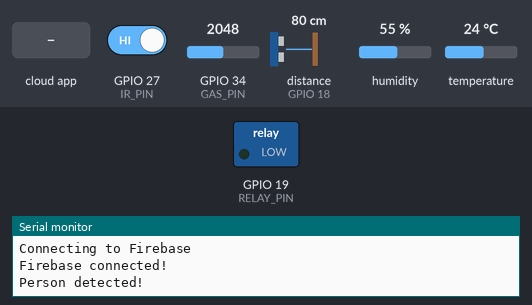
Recording of a sketch running on a simulated ESP32. Parts: switched loads named in the sketch (green lamp = pin HIGH), the last lines printed to the serial monitor. Wiring (inferred from the names in the program): ultrasonic range finder: trigger GPIO 5; echo GPIO 18. Inputs (shaded band) come from the test bench; at power-on: GPIO 27 (IR_PIN) HIGH, GPIO 34 (GAS_PIN) = 2048, distance to the obstacle (sensor on GPIO 18) 80 cm, humidity 55 %, temperature 24 °C. The echo pulse lasts 58.3 µs per cm; WiFi joins after 1.5 s; servers stay silent unless stated; the Firebase database answers and starts empty; pins used as bus, display or sensor lines are not drawn.

Above: at 2.8 s.
2.9 s: the phone or cloud app sets relay to 1
At 3.7 s:
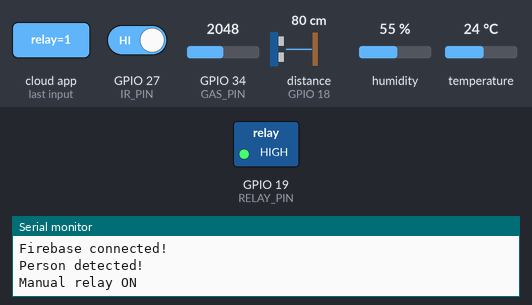
11.9 s: the phone or cloud app sets relay to 0
At 13.4 s:
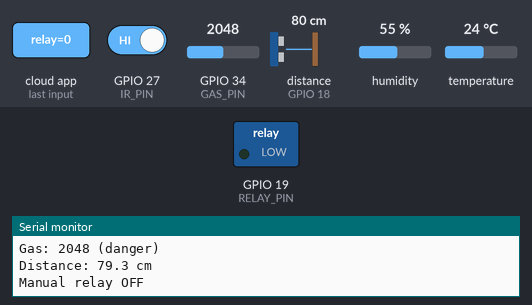
Timing chart, 0 to 14.9 s (numbered marks = the images above; inputs shaded):
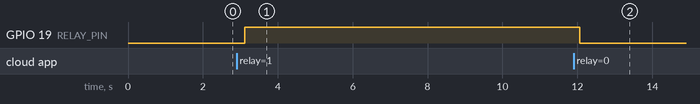

Measured:
- after the input at 2.9 s, GPIO 19 (RELAY_PIN): LOW → HIGH after 0.22 s
- after the input at 11.9 s, GPIO 19 (RELAY_PIN): HIGH → LOW after 0.17 s

The sketch:

homeease_firmware.ino
```cpp
#include <WiFi.h>
#include <WiFiManager.h>
#include <Firebase_ESP_Client.h>
#include <addons/TokenHelper.h>
#include <addons/RTDBHelper.h>
#include <DHT.h>

// ── Firebase ──────────────────────────────────────
#define API_KEY      "AIzaSyBGyxooz2ddHBb2Znt-3aI8VTKn1-Vt920"
#define DATABASE_URL "https://homeease-16dfd-default-rtdb.asia-southeast1.firebasedatabase.app"
#define DEVICE_ID    "HSE-00001"

// ── Pins ──────────────────────────────────────────
#define DHTPIN       4
#define DHTTYPE      DHT11
#define GAS_PIN      34
#define RELAY_PIN    19
#define IR_PIN       27
#define TRIG_PIN     5
#define ECHO_PIN     18

// ── Thresholds ────────────────────────────────────
#define GAS_THRESHOLD      2000
#define PRESENCE_DISTANCE  100

// ── Auto light settings ───────────────────────────
#define AUTO_LIGHT_TIMEOUT 30000

DHT dht(DHTPIN, DHTTYPE);
FirebaseData fbdo;
FirebaseData fbdoRelay;
FirebaseAuth auth;
FirebaseConfig config;

// ── State tracking ────────────────────────────────
bool lastRelayState   = false;
bool autoLightEnabled = true;
bool personPresent    = false;
unsigned long lastPresenceTime  = 0;
unsigned long lastSensorUpdate  = 0;
const long SENSOR_INTERVAL      = 3000;

// ── Ultrasonic distance read ──────────────────────
float readDistance() {
  digitalWrite(TRIG_PIN, LOW);
  delayMicroseconds(2);
  digitalWrite(TRIG_PIN, HIGH);
  delayMicroseconds(10);
  digitalWrite(TRIG_PIN, LOW);
  long duration = pulseIn(ECHO_PIN, HIGH, 30000);
  if (duration == 0) return -1;
  return duration * 0.034 / 2;
}

void setup() {
  Serial.begin(115200);

  pinMode(RELAY_PIN, OUTPUT);
  pinMode(IR_PIN,    INPUT);
  pinMode(TRIG_PIN,  OUTPUT);
  pinMode(ECHO_PIN,  INPUT);
  digitalWrite(RELAY_PIN, LOW);

  dht.begin();

  // ── WiFi via WiFiManager ──────────────────────
  WiFiManager wm;
  wm.setConfigPortalTimeout(180);
  if (!wm.autoConnect("HomeEase-Setup", "homeease123")) {
    Serial.println("WiFi failed, restarting...");
    ESP.restart();
  }
  Serial.println("WiFi connected: " + WiFi.localIP().toString());

  // ── Firebase anonymous auth ───────────────────
  config.api_key      = API_KEY;
  config.database_url = DATABASE_URL;
  config.token_status_callback = tokenStatusCallback; // from TokenHelper.h

  Firebase.signUp(&config, &auth, "", "");
  Firebase.begin(&config, &auth);
  Firebase.reconnectWiFi(true);

  Serial.print("Connecting to Firebase");
  int retries = 0;
  while (!Firebase.ready() && retries < 20) {
    Serial.print(".");
    delay(500);
    retries++;
  }

  if (Firebase.ready()) {
    Serial.println("\nFirebase connected!");
    Firebase.RTDB.setBool(&fbdo,
      "/devices/" + String(DEVICE_ID) + "/online", true);
  } else {
    Serial.println("\nFirebase timeout — continuing anyway");
  }
}

void loop() {
  if (!Firebase.ready()) {
    delay(1000);
    return;
  }

  unsigned long now = millis();
  String base       = "/devices/" + String(DEVICE_ID);

  // ── 1. Read auto light mode ───────────────────
  if (Firebase.RTDB.getBool(&fbdo, base + "/automation/presenceEnabled")) {
    autoLightEnabled = fbdo.boolData();
  }

  // ── 2. IR sensor ──────────────────────────────
  bool irDetected = digitalRead(IR_PIN) == LOW;

  // ── 3. Ultrasonic ─────────────────────────────
  float distance     = readDistance();
  bool ultraDetected = (distance > 0 && distance < PRESENCE_DISTANCE);

  bool currentPresence = irDetected || ultraDetected;

  if (currentPresence) {
    lastPresenceTime = now;
    if (!personPresent) {
      personPresent = true;
      Firebase.RTDB.setBool(&fbdo, base + "/presence", true);
      Serial.println("Person detected!");

      if (autoLightEnabled) {
        digitalWrite(RELAY_PIN, HIGH);
        Firebase.RTDB.setBool(&fbdo, base + "/relay", true);
        Serial.println("Auto light ON");
      }
    }
  } else {
    if (personPresent &&
        (now - lastPresenceTime > AUTO_LIGHT_TIMEOUT)) {
      personPresent = false;
      Firebase.RTDB.setBool(&fbdo, base + "/presence", false);
      Serial.println("No person — presence cleared");

      if (autoLightEnabled) {
        digitalWrite(RELAY_PIN, LOW);
        Firebase.RTDB.setBool(&fbdo, base + "/relay", false);
        Serial.println("Auto light OFF");
      }
    }
  }

  // ── 4. Manual relay override ──────────────────
  if (!autoLightEnabled) {
    if (Firebase.RTDB.getBool(&fbdoRelay, base + "/relay")) {
      bool relayState = fbdoRelay.boolData();
      if (relayState != lastRelayState) {
        digitalWrite(RELAY_PIN, relayState ? HIGH : LOW);
        lastRelayState = relayState;
        Serial.println(relayState ? "Manual relay ON" : "Manual relay OFF");
      }
    }
  }

  // ── 5. Sensor upload every 3 seconds ─────────
  if (now - lastSensorUpdate >= SENSOR_INTERVAL) {
    lastSensorUpdate = now;

    float temp     = dht.readTemperature();
    float humidity = dht.readHumidity();
    if (!isnan(temp) && !isnan(humidity)) {
      Firebase.RTDB.setFloat(&fbdo, base + "/temperature", temp);
      Firebase.RTDB.setFloat(&fbdo, base + "/humidity",    humidity);
      Serial.printf("Temp: %.1f°C  Hum: %.1f%%\n", temp, humidity);
    } else {
      Serial.println("DHT read failed");
    }

    int gasVal       = analogRead(GAS_PIN);
    String gasStatus = gasVal > GAS_THRESHOLD ? "danger" : "safe";
    Firebase.RTDB.setString(&fbdo, base + "/gas", gasStatus);
    Serial.printf("Gas: %d (%s)\n", gasVal, gasStatus.c_str());

    if (distance > 0) {
      Firebase.RTDB.setFloat(&fbdo, base + "/distance", distance);
      Serial.printf("Distance: %.1f cm\n", distance);
    }
  }

  delay(200);
}
```
